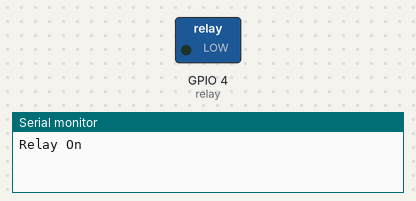
Bench run of a sketch on a simulated ESP32. Parts: switched loads named in the sketch (green lamp = pin HIGH), the last lines printed to the serial monitor.

Above: at 2.5 s.
At 7.5 s:
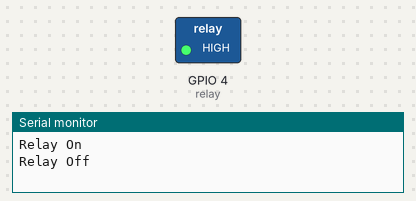
Timing chart, 0 to 13.0 s (numbered marks = the images above):
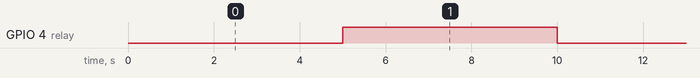

Measured:
- by itself, GPIO 4 (relay): alternates HIGH for 5.0 s and LOW for 5.0 s

The sketch:

RelayTest.ino
```cpp
/*  Relay Test
 *  Relay
 *  Normal Open ->  Power Source
 *  Common      ->  Light Source -> Power Source
 *
 *  Input -> Pin 4 ESP32
 *  VCC   -> VCC
 *  GND   -> GND
 */

int relay = 4;      // Relay Pin Assignment

void setup()
{
  Serial.begin(9600);       // Initialize Serial Monitor
  pinMode(relay, OUTPUT);   // Relay Pin as Output of ESP32
}

void loop()
{
  // Loops relay on and off every 5 seconds
  digitalWrite(relay, LOW);
  Serial.println("Relay On");
  delay(5000);
  digitalWrite(relay, HIGH);
  Serial.println("Relay Off");
  delay(5000);
}
```
